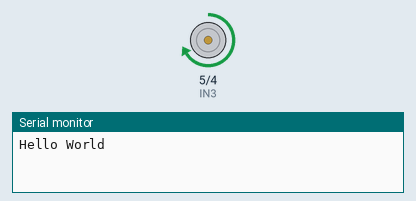
Simulated run of this sketch. Board: Arduino Nano, built with avr-gcc and run on an emulated ATmega328P. Shown: motor-driver pin pairs drawn as motors (green arrow = first pin HIGH = forward, orange = second pin HIGH = backward, longer = more drive, scaled by the enable pin), the last lines printed to the serial monitor.

Above: at 1.0 s.
At 4.5 s:
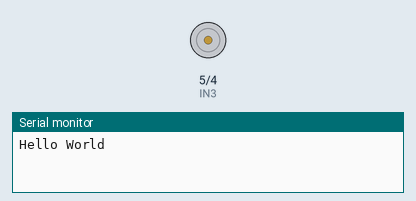
At 19.2 s:
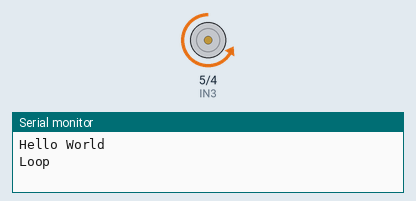
Timing chart, 0 to 21.1 s (numbered marks = the images above):
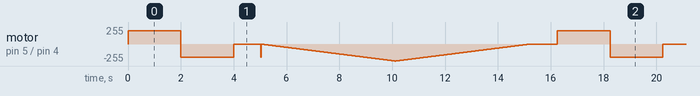

The sketch:

MotorRelay.ino
```cpp
//Programa : Controle 2 motores DC usando Ponte H L298N
//Autor : FILIPEFLOP
//http://tronixlabs.com/news/tutorial-l298n-dual-motor-controller-module-2a-and-arduino/
//http://blog.whatgeek.com.pt/arduino/l298-dual-h-bridge-motor-driver/

// connect motor controller pins to Arduino digital pins
// motor one
int enB = 3;
int IN3 = 5;
int IN4 = 4;


void setup()
{

	Serial.begin(9600);
	Serial.print("Hello World\n");

	pinMode(enB, OUTPUT);
	pinMode(IN3, OUTPUT);
	pinMode(IN4, OUTPUT);


}

void demoOne()
{
	// this function will run the motors in both directions at a fixed speed

	// turn on motor A
	digitalWrite(IN3, HIGH);
	digitalWrite(IN4, LOW);

	// set speed to 200 out of possible range 0~255
	analogWrite(enB, 200);

	delay(2000);
	// now change motor directions
	digitalWrite(IN3, LOW);
	digitalWrite(IN4, HIGH);

	delay(2000);
	// now turn off motors
	digitalWrite(IN3, LOW);
	digitalWrite(IN4, LOW);

}
void demoTwo()
{
	// this function will run the motors across the range of possible speeds
	// note that maximum speed is determined by the motor itself and the operating voltage
	// the PWM values sent by analogWrite() are fractions of the maximum speed possible
	// by your hardware
	// turn on motors
	digitalWrite(IN3, LOW);
	digitalWrite(IN4, HIGH);

	// accelerate from zero to maximum speed
	for (int i = 0; i < 256; i++)
	{
		analogWrite(enB, i);

		delay(20);
	}
	// decelerate from maximum speed to zero
	for (int i = 255; i >= 0; --i)
	{
		analogWrite(enB, i);

		delay(20);
	}
	// now turn off motors
	digitalWrite(IN3, LOW);
	digitalWrite(IN4, LOW);

}
void loop()
{
	demoOne();
	delay(1000);
	demoTwo();
	delay(1000);
	Serial.print("Loop\n");
}
```
